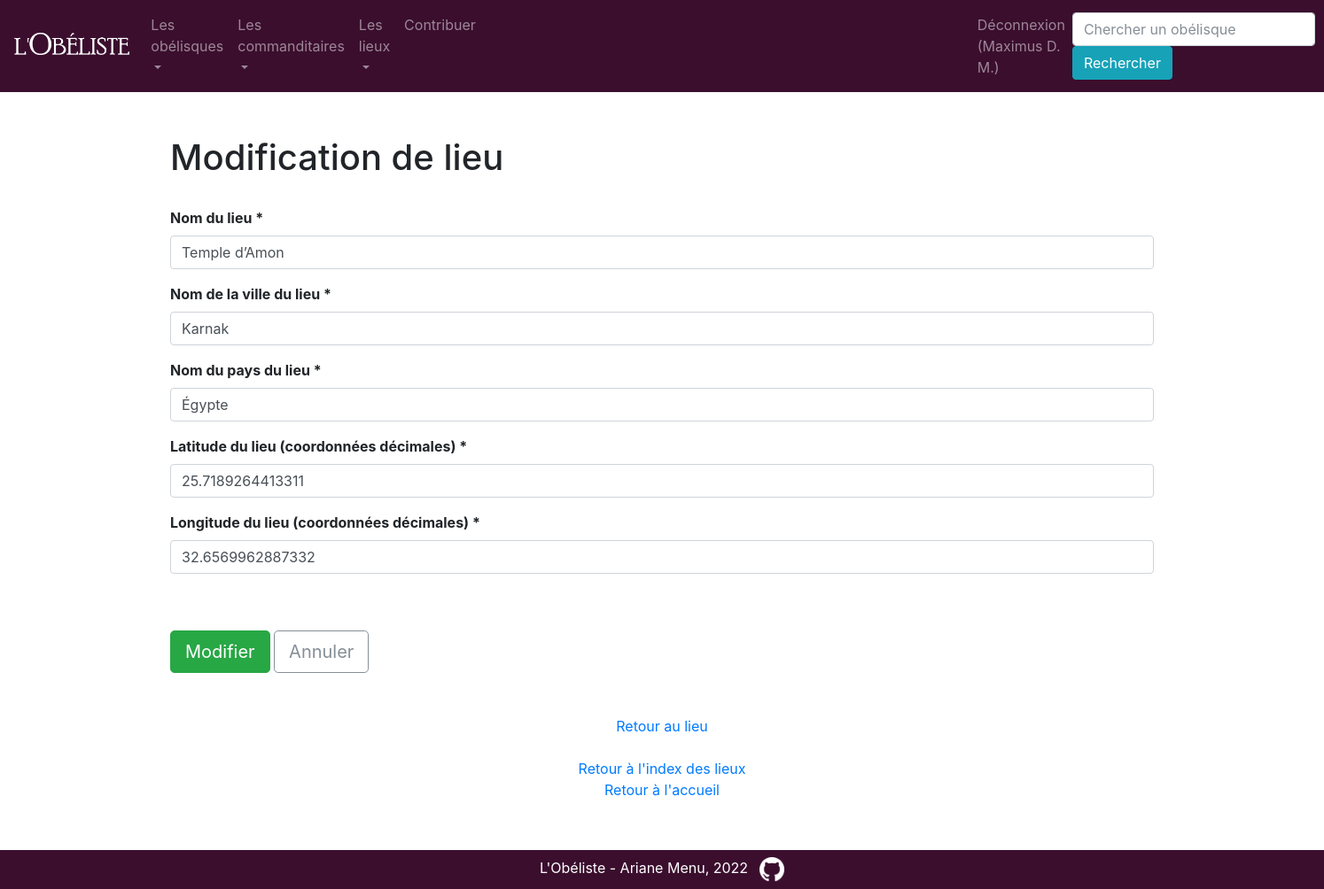
Page /lieu/1/update (signed in) on the committed database.
### app/modeles/utilisateurs.py (models this page shows, shortened)
class User(UserMixin, db.Model):
    user_id = db.Column(db.Integer, unique=True, nullable=False, primary_key=True, autoincrement=True)
    user_nom = db.Column(db.Text, nullable=False)
    user_login = db.Column(db.String(45), nullable=False, unique=True)
    user_email = db.Column(db.Text, nullable=False)
    user_password = db.Column(db.String(100), nullable=False)
    authorships = db.relationship("Authorship", back_populates="user")

### app/modeles/donnees.py (models this page shows, shortened)
class Localisation(db.Model):
    localisation_id = db.Column(db.Integer, unique=True, nullable=False, primary_key=True, autoincrement=True)
    localisation_lieu = db.Column(db.Text)
    localisation_ville = db.Column(db.Text)
    localisation_pays = db.Column(db.Text)
    localisation_longitude = db.Column(db.Float)
    localisation_latitude = db.Column(db.Float)
    erige = db.relationship("Erige", back_populates="localisation")
    authorships = db.relationship("Authorship", back_populates="localisation")

### app/routes/generic.py (the view, shortened to what this page needs)
@app.route("/lieu/<int:localisation_id>/update", methods=["GET", "POST"])
@login_required
def localisation_update(localisation_id):
    editable = Localisation.query.get_or_404(localisation_id)
    erreurs = []
    updated = False
    return render_template(
        "pages/lieu_form_update.html",
        localisation=editable,
        erreurs=erreurs,
        updated=updated
    )

### app/modeles/utilisateurs.py (called while the page is built)
@login.user_loader
def trouver_utilisateur_via_id(identifiant):
    return User.query.get(int(identifiant))

### app/templates/pages/lieu_form_update.html (shortened to what this page needs)
{% extends "conteneur.html" %}
{% block corps %}
<h1>Modification de lieu</h1>
<br>
{% if localisation %}
<form method="POST">
    <div class="mb-3">
        <label for="localisation_lieu" class="form-label"><b>Nom du lieu *</b></label>
        <input type="text" name="localisation_lieu" class="form-control" id="localisation_lieu"
               value="{{localisation.localisation_lieu}}"/>
    </div>
    <div class="mb-3">
        <label for="localisation_ville" class="form-label"><b>Nom de la ville du lieu *</b></label>
        <input type="text" name="localisation_ville" class="form-control" id="localisation_ville"
               value="{{localisation.localisation_ville}}"/>
    </div>
    <div class="mb-3">
        <label for="localisation_pays" class="form-label"><b>Nom du pays du lieu *</b></label>
        <input type="text" name="localisation_pays" class="form-control" id="localisation_pays"
               value="{{localisation.localisation_pays}}"/>
    </div>
    <div class="mb-3">
        <label for="localisation_latitude" class="form-label"><b>Latitude du lieu (coordonnées décimales) *</b></label>
        <input type="number" step="any" name="localisation_latitude" class="form-control" id="localisation_latitude"
               value="{{localisation.localisation_latitude}}"/>
    </div>
    <div class="mb-3">
        <label for="localisation_longitude" class="form-label"><b>Longitude du lieu (coordonnées décimales)
            *</b></label>
        <input type="number" step="any" name="localisation_longitude" class="form-control" id="localisation_longitude"
               value="{{localisation.localisation_longitude}}"/>
    </div>
    <br>
    <br>
    <button class="btn btn-success btn-lg" type="submit">Modifier</button>
    <a href="{{url_for('localisation', localisation_id=localisation.localisation_id)}}"
       class="btn btn-outline-secondary btn-lg">Annuler</a>
</form>
<br>
<br>
{% endif %}
<div align="center">
    <a href="{{url_for('localisation', localisation_id=localisation.localisation_id)}}">Retour au lieu</a>
    <br>
    <br>
    <a href="{{url_for('index_lieux')}}">Retour à l'index des lieux</a>
    <br>
    <a href="{{url_for('accueil')}}">Retour à l'accueil</a>
</div>
{% endblock %}

### app/templates/conteneur.html (shortened to what this page needs)
<!DOCTYPE html>
<html lang="fr">
<head>
    {% include "partials/css.html" %}
    <link rel="stylesheet" href="https://unpkg.com/leaflet@1.3.1/dist/leaflet.css"
/>
</head>
<body>
<nav class="navbar navbar-expand-md navbar-dark justify-content-between" style="background-color: #3B0E2E;">
    <a class="navbar-brand" href="{{ url_for('accueil') }}"><img class="logo_top"
                                                                 src="{{url_for('static', filename='images/obeliste_logo_light.png')}}"
                                                                 alt="L'Obéliste" height="25"/></a>
    <div class="collapse navbar-collapse" id="navbarSupportedContent">
        <ul class="navbar-nav mr-auto">
            <li class="nav-item dropdown">
                <a class="nav-link dropdown-toggle" href="#" id="navbarDropdown" role="button" data-toggle="dropdown"
                   aria-haspopup="true" aria-expanded="false">Les obélisques</a>
            </li>
            <li class="nav-item dropdown">
                <a class="nav-link dropdown-toggle" href="#" id="navbarDropdown" role="button" data-toggle="dropdown"
                   aria-haspopup="true" aria-expanded="false">Les commanditaires</a>
            </li>
            <li class="nav-item dropdown">
                <a class="nav-link dropdown-toggle" href="#" id="navbarDropdown" role="button" data-toggle="dropdown"
                   aria-haspopup="true" aria-expanded="false">Les lieux</a>
            </li>
            <li class="nav-item"><a class="nav-link" href="{{url_for('add')}}">Contribuer</a></li>
            {% if not current_user.is_authenticated %}
            <li class="nav-item utilisateur">
                <a class="nav-link" href="{{url_for('inscription')}}">Inscription</a>
            </li>
            <li class="nav-item">
                <a class="nav-link" href="{{url_for('connexion')}}">Connexion</a>
            </li>
            {% else %}
            <li class="nav-item utilisateur">
                <a class="nav-link" href="{{url_for('deconnexion')}}">Déconnexion ({{current_user.user_nom}})</a>
            </li>
            {% endif %}
        </ul>
        <form class="form-inline" action="{{url_for('recherche')}}" method="GET">
            <input class="form-control" name="keyword" type="search" placeholder="Chercher un obélisque"
                   aria-label="Recherche">
            <button class="btn btn-info" type="submit">Rechercher</button>
        </form>
    </div>
</nav>
<div class="container">
    <div class="row">
        <div class="col">
            {% block corps %}{% endblock %}
        </div>
    </div>
</div>
</body>
<footer class="text-center text-white fixed-bottom" style="background-color: #3B0E2E;">
    <div class="text-center p-2">
        L'Obéliste - Ariane Menu, 2022<a class="github" href="https://github.com/A-Menu"><img width="28" height="28"
                                                                                              src="{{url_for('static', filename='images/github_logo.png')}}"
                                                                                              alt="Voir le profil sur GitHub"
                                                                                              title="Voir le profil sur Github"></a>
    </div>
</footer>
</html>

### app/templates/conteneur.html (style rules this page uses)
.container { margin-top: 50px; margin-bottom: 100px; text-align: justify; }
.logo_top { margin-bottom: 6px; }
.github { margin-left: 13px; }
.utilisateur { margin-left:550px; }

### rows in the picture
User: user_nom "Maximus D. M."
Localisation: localisation_lieu "Temple d’Amon", localisation_ville "Karnak", localisation_pays "Égypte", localisation_latitude "25.7189264413311", localisation_longitude "32.6569962887332"
